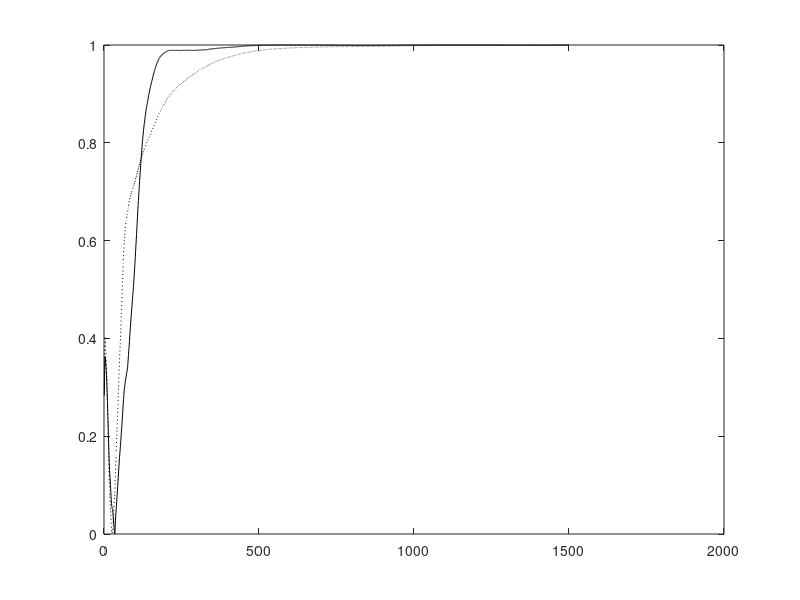

Reproduce this figure in MATLAB. (Note: this script raises an error after producing the figure.)
% This code is written to support the experiments in the book titled:
% Adaptive Machine Learning Algorithms with Python
% by
% Chanchal Chatterjee
% December 2021
% OJA - Comparison of Adaptive EVD Homogeneous, Deflated, Weighted

function evdTest;

clear all; close all; 

% Number of samples N and dimension D
nSamples = 500;
nDim = 10;
nEA = 4;
nEpochs = 3;
randn('state',0);

% Generate the covX random matrices
covX = 3*...
[ 0.4270   0.0110  -0.0050  -0.0250   0.0890  -0.0790  -0.0190   0.0740   0.0890   0.0050 ; ...
  0.0110   5.6900  -0.0690  -0.2820  -0.7310   0.0900  -0.1240   0.1000   0.4320  -0.1030 ; ...
 -0.0050  -0.0690   0.0800   0.0980   0.0450  -0.0410   0.0230   0.0220  -0.0350   0.0120 ; ...
 -0.0250  -0.2820   0.0980   2.8000  -0.1070   0.1500  -0.1930   0.0950  -0.2260   0.0460 ; ...
  0.0890  -0.7310   0.0450  -0.1070   3.4400   0.2530   0.2510   0.3160   0.0390  -0.0100 ; ...
 -0.0790   0.0900  -0.0410   0.1500   0.2530   2.2700  -0.1800   0.2950  -0.0390  -0.1130 ; ...
 -0.0190  -0.1240   0.0230  -0.1930   0.2510  -0.1800   0.3270   0.0270   0.0260  -0.0160 ; ...
  0.0740   0.1000   0.0220   0.0950   0.3160   0.2950   0.0270   0.7270  -0.0960  -0.0170 ; ...
  0.0890   0.4320  -0.0350  -0.2260   0.0390  -0.0390   0.0260  -0.0960   0.7150  -0.0090 ; ...
  0.0050  -0.1030   0.0120   0.0460  -0.0100  -0.1130  -0.0160  -0.0170  -0.0090   0.0650 ];
    
%covX
%[Vxx,Dxx] = eig(covX)
%sort(diag(Dxx))'

% Compute data
[V1,D1] = eig(covX);
[d,in] = sort(diag(D1));
V = zeros(nDim,nDim);
D = zeros(nDim,nDim);
for i = 1 : nDim
   V(:,i) = V1(:,in(nDim+1-i));
   D(i,i) = D1(in(nDim+1-i),in(nDim+1-i));
end
x(1:nDim,1:nSamples) = V*sqrt(D)*randn(nDim,nSamples);

% Compute Corrl matrix and eigen vectors
corX = zeros(nDim,nDim);
for i = 1 : nSamples
   corX = corX + x(:,i)*x(:,i)'/nSamples;
end
[V1,D1] = eig(corX);
[d,in] = sort(diag(D1));
V = zeros(nDim,nDim);
D = zeros(nDim,nDim);
for i = 1 : nDim
   V(:,i) = V1(:,in(nDim+1-i));
   D(i,i) = D1(in(nDim+1-i),in(nDim+1-i));
end
corX
V(:,1:nEA)
diag(D)'

% Adaptive algorithm
A = zeros(nDim,nDim);
W1 = 0.1 * ones(nDim,nEA);
W2 = W1;
W3 = W1;
C  = diag(2.3-0.3*[1:nEA])
I  = eye(nDim,nDim);
for epoch = 1 : nEpochs
   for iter = 1 : nSamples
      cnt = nSamples*(epoch-1) + iter;
      
      A = A + (1.0/cnt)*((x(:,iter) * x(:,iter)') - A);
      etat1 = 1.0/(125 + cnt);
      etat2 = 1.0/(200 + cnt);
      
      % Homogeneous Gradient Descent
      W1 = W1 + etat1*(A*W1 - W1*(W1'*A*W1));
      
      % Deflated Gradient Descent
      W2 = W2 + etat1*(A*W2 - W2*triu(W2'*A*W2));
      
      % Weighted Gradient Descent
      W3 = W3 + etat2*(A*W3*C - W3*C*(W3'*A*W3));
      
      for i = 1 : nEA      
      	u1 = W1(:,i)/norm(W1(:,i));
      	u2 = W2(:,i)/norm(W2(:,i));
      	u3 = W3(:,i)/norm(W3(:,i));
      	cos_t1(i,cnt) = abs(u1'*V(:,i));
        cos_t2(i,cnt) = abs(u2'*V(:,i));
        cos_t3(i,cnt) = abs(u3'*V(:,i));
      end
      ind(cnt) = cnt;
   end
end

W1byNorm = W1*sqrt(inv(diag(diag(W1'*W1))))
V1to4 = V(:,1:nEA)
W2byNorm = W2*sqrt(inv(diag(diag(W2'*W2))))
V1to4 = V(:,1:nEA)
W3byNorm = W3*sqrt(inv(diag(diag(W3'*W3))))
V1to4 = V(:,1:nEA)

W1W1 = (W1'*W1)
W2W2 = (W2'*W2)
W3W3 = (W3'*W3)

EstL1 = (diag(W1'*A*W1) ./ diag(W1'*W1))'
EstL2 = (diag(W2'*A*W2) ./ diag(W2'*W2))'
EstL3 = (diag(W3'*A*W3) ./ diag(W3'*W3))'
ActL  = diag(D(:,1:nEA))'

if (1)

% Plot the convergence results
figure(1);
plot(ind,cos_t2(1,:),'k-'); hold on;
plot(ind,cos_t3(1,:),'k:'); hold on;
legend('Deflated','Weighted',0);
xlabel('Number of Samples');
ylabel('Direction Cosine - Component 1');
hold off;

% Plot the convergence results
figure(2);
plot(ind,cos_t2(2,:),'k-'); hold on;
plot(ind,cos_t3(2,:),'k:'); hold on;
legend('Deflated','Weighted',0);
xlabel('Number of Samples');
ylabel('Direction Cosine - Component 2');
hold off;

% Plot the convergence results
figure(3);
plot(ind,cos_t2(3,:),'k-'); hold on;
plot(ind,cos_t3(3,:),'k:'); hold on;
legend('Deflated','Weighted',0);
xlabel('Number of Samples');
ylabel('Direction Cosine - Component 3');
hold off;

% Plot the convergence results
figure(4);
plot(ind,cos_t2(4,:),'k-'); hold on;
plot(ind,cos_t3(4,:),'k:'); hold on;
legend('Deflated','Weighted',0);
xlabel('Number of Samples');
ylabel('Direction Cosine - Component 4');
hold off;

else

% Plot the convergence results
figure(1);
plot(ind,cos_t1(1,:),'r:'); hold on;
plot(ind,cos_t2(1,:),'g-'); hold on;
plot(ind,cos_t3(1,:),'b--'); hold on;
legend('Symmetric','Deflated','Weighted',0);
xlabel('Number of Samples');
ylabel('Direction Cosine - Component 1');
hold off;

% Plot the convergence results
figure(2);
plot(ind,cos_t1(2,:),'r:'); hold on;
plot(ind,cos_t2(2,:),'g-'); hold on;
plot(ind,cos_t3(2,:),'b--'); hold on;
legend('Symmetric','Deflated','Weighted',0);
xlabel('Number of Samples');
ylabel('Direction Cosine - Component 2');
hold off;

% Plot the convergence results
figure(3);
plot(ind,cos_t1(3,:),'r:'); hold on;
plot(ind,cos_t2(3,:),'g-'); hold on;
plot(ind,cos_t3(3,:),'b--'); hold on;
legend('Symmetric','Deflated','Weighted',0);
xlabel('Number of Samples');
ylabel('Direction Cosine - Component 3');
hold off;

% Plot the convergence results
figure(4);
plot(ind,cos_t1(4,:),'r:'); hold on;
plot(ind,cos_t2(4,:),'g-'); hold on;
plot(ind,cos_t3(4,:),'b--'); hold on;
legend('Symmetric','Deflated','Weighted',0);
xlabel('Number of Samples');
ylabel('Direction Cosine - Component 4');
hold off;

end

%keyboard




  